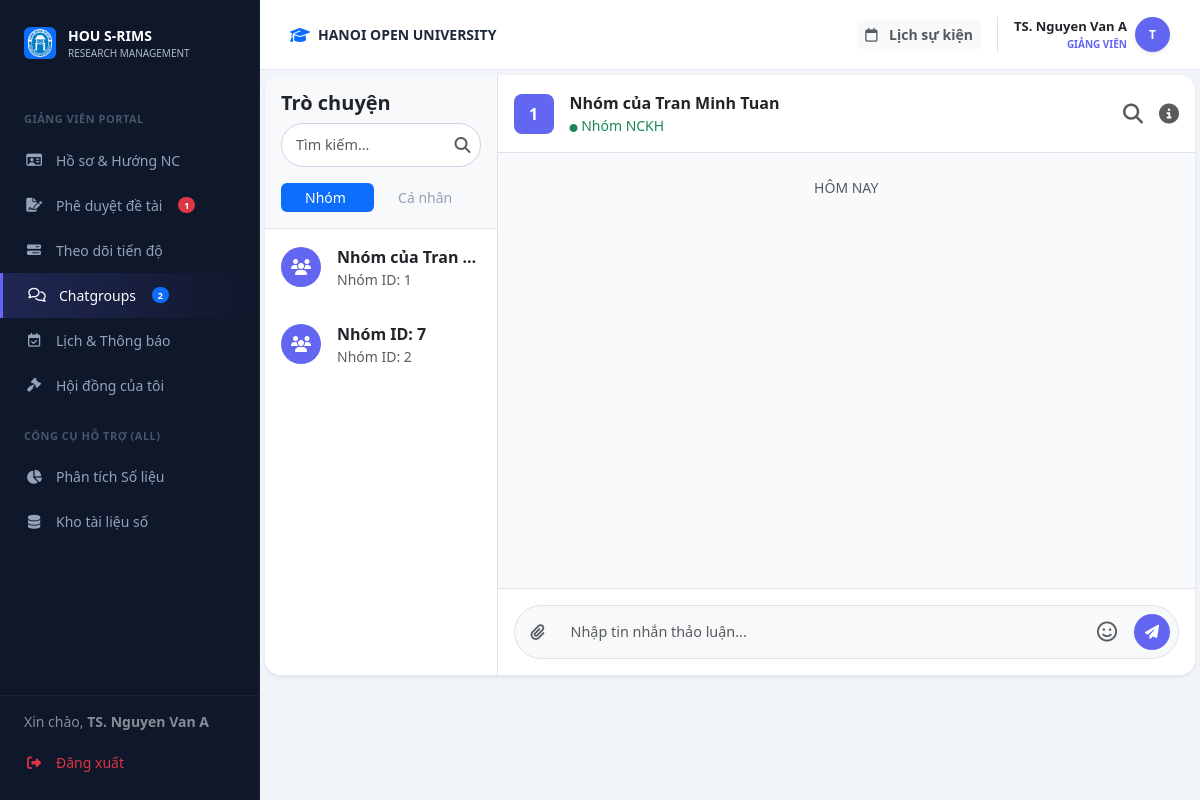
/lecturer/chat (signed in), run on the app's committed database.
### models.py (models this page shows)
class User(db.Model):
    __tablename__ = 'users'
    id = db.Column(db.Integer, primary_key=True)
    username = db.Column(db.String(50), unique=True, nullable=False)
    password_hash = db.Column(db.String(128), nullable=False)
    full_name = db.Column(db.String(100), nullable=False)
    email = db.Column(db.String(120), unique=True, nullable=False)
    phone = db.Column(db.String(20), nullable=True)
    bio = db.Column(db.Text, nullable=True)
    role = db.Column(db.String(20), nullable=False) # Admin, Lecturer, Student
    student_id = db.Column(db.String(20), nullable=True)   # MSSV for students
    faculty = db.Column(db.String(100), nullable=True)      # faculty / department
    topics_mentored = db.relationship('Topic', backref='mentor', lazy=True)
    group_memberships = db.relationship('GroupMember', backref='student', lazy=True)

class Group(db.Model):
    __tablename__ = 'groups'
    id = db.Column(db.Integer, primary_key=True)
    name = db.Column(db.String(100), nullable=False)
    batch_id = db.Column(db.Integer, db.ForeignKey('batches.id'), nullable=False)
    leader_id = db.Column(db.Integer, db.ForeignKey('users.id'), nullable=False)
    members = db.relationship('GroupMember', backref='group', lazy=True)
    topics = db.relationship('Topic', backref='group', lazy=True)

### routes/lecturer_bp.py (the view)
@lecturer_bp.route('/chat')
def chat():
    user_id = session.get('user_id')
    my_topics = Topic.query.filter_by(mentor_id=user_id, status='approved').all()
    group_ids = [t.group_id for t in my_topics if t.group_id]
    my_groups = Group.query.filter(Group.id.in_(group_ids)).all() if group_ids else []
    target_id = request.args.get('target_id')
    target_user = None
    if target_id:
        target_user = User.query.get(target_id)
    return render_template('lecturer/chat.html', my_groups=my_groups, target_user=target_user)

### templates/lecturer/chat.html (shortened to what this page needs)
{% extends "layouts/lecturer_layout.html" %}
{% block lecturer_content %}
<div id="view-l-chat" class="fade-in ">
                <div class="card border-0 shadow-sm rounded-4 overflow-hidden" style="height: 600px;">
                    <div class="row g-0 h-100">
                        <div class="col-md-3 border-end bg-white d-flex flex-column">
                            <div class="p-3 border-bottom bg-light">
                                <h5 class="mb-2 fw-bold">Trò chuyện</h5>
                                <div class="position-relative mb-3">
                                    <input type="text" id="user-search-input" class="form-control form-control-sm rounded-pill pe-4" placeholder="Tìm kiếm..." autocomplete="off">
                                    <i class="fa-solid fa-magnifying-glass position-absolute text-muted" style="top: 50%; right: 10px; transform: translateY(-50%);"></i>
                                </div>
                                <ul class="nav nav-pills nav-fill nav-sm" id="chat-tabs" role="tablist">
                                    <li class="nav-item" role="presentation">
                                        <button class="nav-link active py-1" id="groups-tab" data-bs-toggle="tab" data-bs-target="#groups-pane" type="button" role="tab">Nhóm</button>
                                    </li>
                                    <li class="nav-item" role="presentation">
                                        <button class="nav-link py-1" id="private-tab" data-bs-toggle="tab" data-bs-target="#private-pane" type="button" role="tab">Cá nhân</button>
                                    </li>
                                </ul>
                            </div>
                            <div class="tab-content flex-grow-1 overflow-hidden d-flex flex-column">
                                <div class="tab-pane fade show active flex-grow-1 overflow-auto" id="groups-pane" role="tabpanel">
                                    <div class="list-group list-group-flush">
                                    {% if my_groups %}
                                        {% for g in my_groups %}
                                        <a href="#" class="list-group-item list-group-item-action border-0 p-3 chat-group-item" data-group-id="{{ g.id }}" onclick="updateChatHeader('{{ g.name }}', {{ g.id }})">
                                            <div class="d-flex align-items-center gap-3">
                                                <div class="bg-primary text-white rounded-circle d-flex align-items-center justify-content-center flex-shrink-0" style="width: 40px; height: 40px; background-color: #6366f1 !important;"><i class="fa-solid fa-users"></i></div>
                                                <div class="overflow-hidden">
                                                    <div class="d-flex justify-content-between">
                                                        <span class="fw-bold text-dark text-truncate">{{ g.name }}</span>
                                                    </div>
                                                    <small class="text-muted text-truncate d-block">Nhóm ID: {{ g.id }}</small>
                                                </div>
                                            </div>
                                        </a>
                                        {% endfor %}
                                    {% else %}
                                        <div class="text-muted small text-center p-4">Bạn chưa tham gia nhóm nào.</div>
                                    {% endif %}
                                    </div>
                                </div>
                            </div>
                        </div>
                        <div id="main-chat-area" class="col-md-9 d-flex flex-column bg-white h-100 transition-all">
                            <div class="p-3 border-bottom d-flex justify-content-between align-items-center">
                                <div class="d-flex align-items-center gap-3">
                                    <div class="bg-primary text-white rounded-3 d-flex align-items-center justify-content-center fw-bold" id="chat-header-avatar" style="width: 40px; height: 40px; background-color: #6366f1 !important;">{{ my_groups[0].id if my_groups else '?' }}</div>
                                    <div><div class="fw-bold" id="chat-header-name">{{ my_groups[0].name if my_groups else 'Chưa có nhóm' }}</div><div class="small text-success"><i class="fa-solid fa-circle" style="font-size: 8px;"></i> Nhóm NCKH</div></div>
                                </div>
                                <div class="d-flex align-items-center gap-3 text-muted fs-5">
                                    <i class="fa-solid fa-magnifying-glass cursor-pointer" id="chat-search-btn" title="Tìm kiếm"></i>
                                    <i class="fa-solid fa-circle-info cursor-pointer" id="chat-info-btn" title="Thông tin hội thoại"></i>
                                </div>
                            </div>
                            <div id="chat-messages-container" class="flex-grow-1 p-4 chat-scroll" style="background-color: #f8fafc; overflow-y: auto;">
                                <div class="text-center small text-muted mb-4">HÔM NAY</div>
                            </div>
                            <div class="p-3 bg-white border-top">
                                <div class="input-group bg-light rounded-pill p-1 border">
                                    <button class="btn btn-link text-muted" onclick="document.getElementById('chat-file-input').click()"><i class="fa-solid fa-paperclip"></i></button>
                                    <input type="text" id="chat-input-field" class="form-control border-0 bg-transparent shadow-none" placeholder="Nhập tin nhắn thảo luận...">
                                    <div class="position-relative">
                                        <button class="btn btn-link text-muted fs-5" id="emoji-picker-btn" title="Gửi Emoji/Sticker"><i class="fa-regular fa-face-smile"></i></button>
                                    </div>
                                    <button id="chat-send-btn" class="btn btn-primary rounded-circle m-1 d-flex align-items-center justify-content-center" style="width: 36px; height: 36px; background-color: #6366f1; border: none;" onclick="sendChatMessage(activeChatId)"><i class="fa-solid fa-paper-plane text-white" style="font-size: 14px;"></i></button>
                                </div>
                            </div>
                        </div>
                    </div>
                </div>
        </div>
{% endblock %}

### templates/layouts/lecturer_layout.html (shortened to what this page needs)
{% extends "base.html" %}
{% block content %}
        <div class="top-bar">
            <div class="d-flex align-items-center gap-2">
                <i class="fa-solid fa-graduation-cap text-primary"></i>
                <span class="fw-bold text-uppercase small">HANOI OPEN UNIVERSITY</span>
            </div>
            <div class="d-flex align-items-center gap-3">
                <button class="btn btn-light border-0 btn-sm fw-bold text-muted" onclick="switchTab('l-calendar', document.querySelector('.sub-nav-item:last-child'))">
                    <i class="fa-regular fa-calendar me-2"></i> Lịch sự kiện
                </button>
                <div class="dropdown border-start ps-3">
                    <div class="d-flex align-items-center gap-2 cursor-pointer dropdown-toggle no-arrow" data-bs-toggle="dropdown">
                        <div class="text-end">
                            <div class="fw-bold text-dark" style="font-size: 13px;">
                                {{ current_user.full_name if current_user else 'Giảng Viên' }}
                            </div>
                            <div class="fw-bold text-uppercase" style="font-size: 10px; color: #6366f1 !important;">
                                GIẢNG VIÊN
                            </div>
                        </div>
                        <div class="rounded-circle text-white d-flex align-items-center justify-content-center fw-bold shadow-sm" style="width: 35px; height: 35px; font-size: 12px; background: #6366f1 !important;">
                            {{ current_user.full_name[0] | upper if current_user and current_user.full_name else 'G' }}
                        </div>
                    </div>
                </div>
            </div>
        </div>
    <div class="content-area">
<div class="content-body">
{% block lecturer_content %}{% endblock %}
</div>
</div>
                            {% set has_topic = false %}
{% endblock %}

### templates/base.html (shortened to what this page needs)
<!DOCTYPE html>
<html lang="vi">
<head>
    <link href="https://cdn.jsdelivr.net/npm/bootstrap@5.3.0/dist/css/bootstrap.min.css" rel="stylesheet">
    <link rel="stylesheet" href="https://cdnjs.cloudflare.com/ajax/libs/font-awesome/6.4.0/css/all.min.css">
    <link rel="stylesheet" href="{{ url_for('static', filename='assets/css/style.css') }}">
    <link href="https://cdn.jsdelivr.net/npm/sweetalert2@11/dist/sweetalert2.min.css" rel="stylesheet">
    <link href="https://cdn.jsdelivr.net/npm/quill@1.3.6/dist/quill.snow.css" rel="stylesheet">
</head>
<body>
    <div class="toast-container position-fixed bottom-0 end-0 p-3" style="z-index: 1100">
    </div>
    {% include 'components/sidebar.html' %}
    <div class="main-content">
        {% block content %}
        {% endblock %}
    </div>
</body>
</html>

### templates/components/sidebar.html (shortened to what this page needs)
<div class="sidebar">
    <div class="sidebar-logo">
        <div class="d-flex align-items-center justify-content-center bg-primary rounded p-1" style="width: 32px; height: 32px;">
            <img src="{{ url_for('static', filename='assets/images/logo.png') }}" alt="" style="max-width:100%;">
        </div>
        <div>
            <div class="fw-bold text-white" style="font-size: 14px;">HOU S-RIMS</div>
            <div style="font-size: 10px; color: #aeb9cc;">RESEARCH MANAGEMENT</div>
        </div>
    </div>
    <div class="sidebar-menu-wrapper" style="flex: 1; overflow-y: auto; padding-bottom: 100px;">
    {% if session.get('role') == 'lecturer' %}
    <div class="menu-category">GIẢNG VIÊN PORTAL</div>
    <a href="{{ url_for('lecturer.dashboard') }}" class="nav-link {{ 'active-purple' if request.endpoint == 'lecturer.dashboard' else '' }}">
        <i class="fa-regular fa-id-card"></i> Hồ sơ & Hướng NC
    </a>
    <a href="{{ url_for('lecturer.approve') }}" class="nav-link {{ 'active-purple' if request.endpoint == 'lecturer.approve' else '' }}">
        <i class="fa-solid fa-file-signature"></i> Phê duyệt đề tài
        {% set pending_count = global_pending_topics_count if global_pending_topics_count is defined else (pending_topics | length if pending_topics is defined else 0) %}
        {% if pending_count > 0 %}<span class="badge bg-danger rounded-pill ms-1" style="font-size: 9px;">{{ pending_count }}</span>{% endif %}
    </a>
    <a href="{{ url_for('lecturer.progress') }}" class="nav-link {{ 'active-purple' if request.endpoint == 'lecturer.progress' else '' }}">
        <i class="fa-solid fa-bars-progress"></i> Theo dõi tiến độ
    </a>
    <a href="{{ url_for('lecturer.chat') }}" class="nav-link {{ 'active-purple' if request.endpoint == 'lecturer.chat' else '' }}">
        <i class="fa-regular fa-comments"></i> Chatgroups
        {% set group_count = global_my_groups_count if global_my_groups_count is defined else (my_groups | length if my_groups is defined else 0) %}
        {% if group_count > 0 %}<span class="badge bg-primary rounded-pill ms-1" style="font-size: 9px;">{{ group_count }}</span>{% endif %}
    </a>
    <a href="{{ url_for('lecturer.calendar') }}" class="nav-link {{ 'active-purple' if request.endpoint == 'lecturer.calendar' else '' }}">
        <i class="fa-regular fa-calendar-check"></i> Lịch & Thông báo
    </a>
    <a href="{{ url_for('lecturer.council') }}" class="nav-link {{ 'active-purple' if request.endpoint == 'lecturer.council' else '' }}">
        <i class="fa-solid fa-gavel"></i> Hội đồng của tôi
    </a>
    {% endif %}
    <div class="menu-category">CÔNG CỤ HỖ TRỢ (ALL)</div>
    <a href="{{ url_for('web.analysis_page') }}" class="nav-link {{ 'active-main' if request.endpoint == 'web.analysis_page' else '' }}">
        <i class="fa-solid fa-chart-pie"></i> Phân tích Số liệu
    </a>
    <a href="{{ url_for('web.repository_page') }}" class="nav-link {{ 'active-main' if request.endpoint == 'web.repository_page' else '' }}">
        <i class="fa-solid fa-database"></i> Kho tài liệu số
    </a>
    </div>
    <div class="sidebar-footer" style="position: absolute; bottom: 0; left: 0; right: 0; background: var(--sidebar-bg); border-top: 1px solid rgba(255,255,255,0.05); padding: 15px 0;">
        <div class="px-4 mb-2 text-white small opacity-50">
            Xin chào, <strong>{{ session.get('user_name', 'Khách') }}</strong>
        </div>
        <a href="{{ url_for('auth.logout') }}" class="nav-link text-danger">
            <i class="fa-solid fa-right-from-bracket"></i> Đăng xuất
        </a>
    </div>
</div>

### data on the page
User: get "TS. Nguyen Van A", full_name "TS. Nguyen Van A", full_name "T"
Group: name "Nhóm của Tran…", id "1", name "Nhóm của Tran Minh Tuan"
Group: name "Nhóm ID: 7", id "2"

### other printed values
{{ pending_count }} "1"
{{ group_count }} "2"
